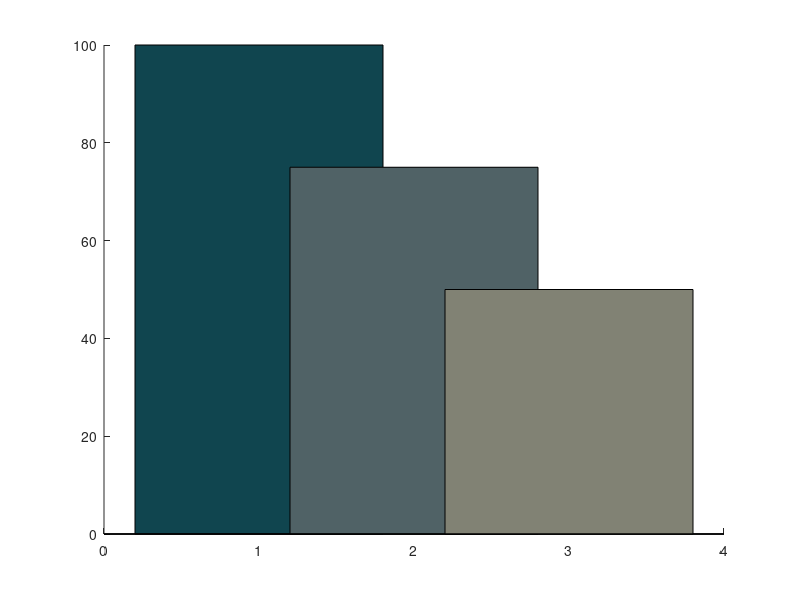

Reproduce this figure in MATLAB. (Note: this script raises an error after producing the figure.)
hold on;

x = [1, 2, 3]
y = [100, 75, 50]
yci = [10, 2, 15]

bar1 = bar(x(1), y(1), 'DisplayName', 'First Bar', 'FaceColor', '#10454F');
bar2 = bar(x(2), y(2), 'DisplayName', 'Second Bar', 'FaceColor', '#506266');
bar3 = bar(x(3), y(3), 'DisplayName', 'Third Bar', 'FaceColor', '#818274');
bars = [bar1, bar2, bar3]

plotConfidenceInterval(x(1), y(1), yci(1))
plotConfidenceInterval(x(2), y(2), yci(2))
plotConfidenceInterval(x(3), y(3), yci(3))

legend(bars, 'location', 'NorthEast')

% Some extra formatting to make it pretty :)
axis square;
grid on;
set(gca, 'FontSize', 18);
set(gca, 'XMinorTick','on', 'XMinorGrid','on', 'YMinorTick','on', 'YMinorGrid','on');
xlim([0 + 0.3, 4 - 0.3]);
ylim([0, 120]);

function plotConfidenceInterval(x, y, yci)
    ci_color = 'black'
    ci_width = 0.1
    line_thickness = 1
    plot([x - ci_width, x + ci_width], [y - yci, y - yci], 'Color', ci_color, 'LineWidth', line_thickness, 'HandleVisibility','off');
    plot([x - ci_width, x + ci_width], [y + yci, y + yci], 'Color', ci_color, 'LineWidth', line_thickness, 'HandleVisibility','off');
    plot([x, x], [y - yci, y + yci], 'Color', ci_color, 'LineWidth', line_thickness, 'HandleVisibility','off');
    
    % Add a dot in the center
    % plot(x, y, '.', 'Color', ci_color, 'MarkerSize', line_thickness*10, 'HandleVisibility', 'off')
end